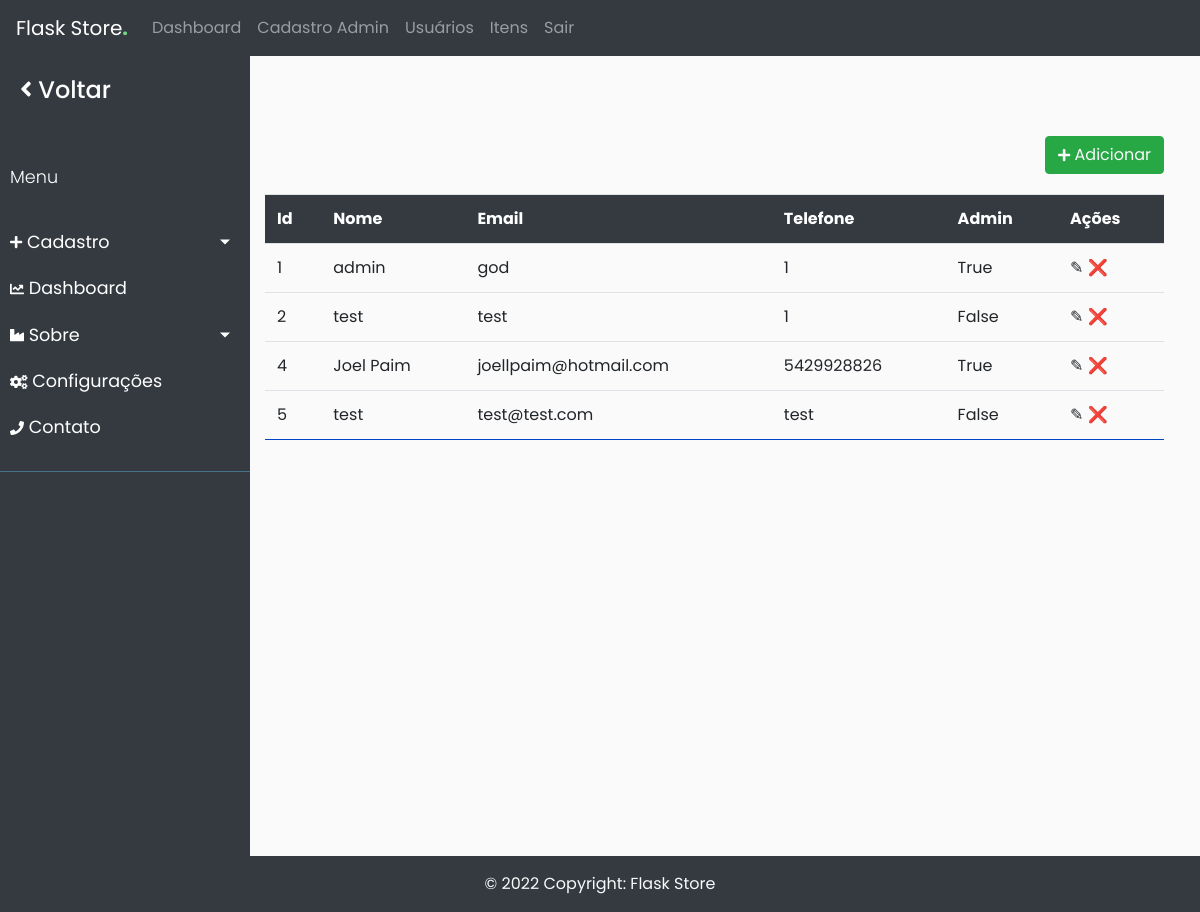
/admin/users (signed in), run on an earlier commit of the app's database.
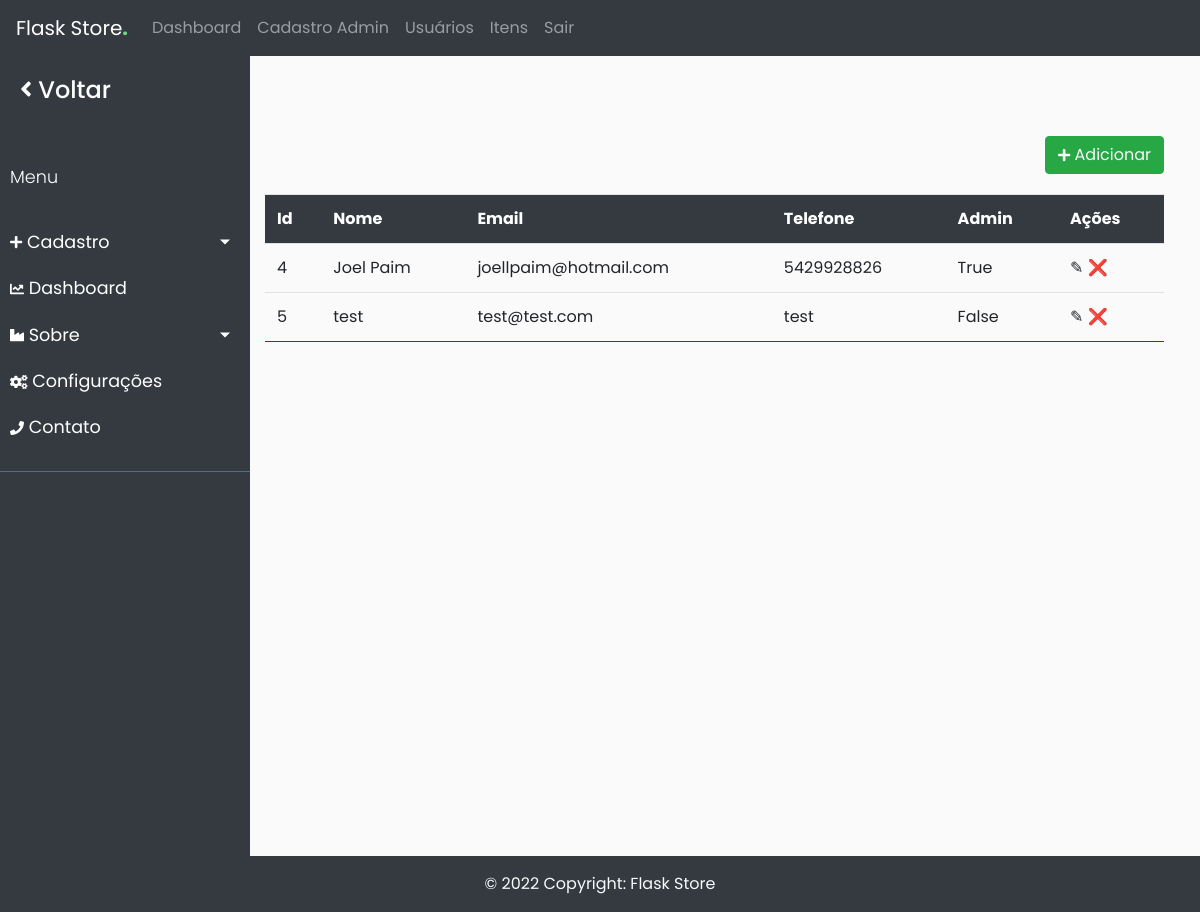
And on a later commit of the database.
### app/db_models.py (models this page shows, shortened)
class User(UserMixin, db.Model):
	__tablename__ = "users"
	id = db.Column(db.Integer, primary_key=True)
	name = db.Column(db.Text, nullable=False)
	email = db.Column(db.String(50), nullable=False)
	phone = db.Column(db.String(50), nullable=False)
	password = db.Column(db.String(250), nullable=False)
	admin = db.Column(db.Boolean, nullable=True, default=False)
	email_confirmed = db.Column(db.Boolean, nullable=True, default=False)
	cart = db.relationship('Cart', backref='buyer')
	orders = db.relationship("Order", backref='customer')

### app/funcs.py (the view)
	def wrapper(*args, **kwargs):
		if current_user.is_authenticated and current_user.admin == 1:
			return func(*args, **kwargs)
		else:
			return "You are not Authorized to access this URL."

### app/__init__.py (called while the page is built)
@app.context_processor
def inject_now():
	return {'now': datetime.utcnow()}

@login_manager.user_loader
def load_user(user_id):
	return User.query.get(user_id)

### app/admin/routes.py (called while the page is built)
@admin.route('/users')
@admin_only
def users():
    users = User.query.all()
    return render_template("admin/users.html", users=users)

### app/funcs.py (called while the page is built)
def admin_only(func):
	def wrapper(*args, **kwargs):
		if current_user.is_authenticated and current_user.admin == 1:
			return func(*args, **kwargs)
		else:
			return "You are not Authorized to access this URL."
	wrapper.__name__ = func.__name__
	return wrapper

### app/admin/templates/admin/users.html (shortened to what this page needs)
{% extends "admin/base.html" %}
{% block content %}
    {% if not users %}
		<div class="add-new btn-success btn">
			<a href="{{ url_for('admin.adminregister') }}" class="text-light">
				<i class='fa fa-plus' style='font-size:14px'>
				</i> Adicionar</a>
		</div>
		<div class="flash-error">Não há clientes cadastrados.</div>
	{% else %}
    <div class="add-new btn-success btn">
        <a href="{{ url_for('admin.adminregister') }}" class="text-light">
			<i class='fa fa-plus' style='font-size:14px'>
			</i> Adicionar</a>
    </div>
	<div class="table-responsive">
    <table class="table">
		<tbody class="table-hover">
        <tr>
            <th scope="col">Id</th>
            <th scope="col">Nome</th>
			<th scope="col">Email</th>
			<th scope="col">Telefone</th>
			<th scope="col">Admin</th>
			<th scope="col">Ações</th>
        </tr>
    {% for user in users %}
        <tr>
            <td scope="row">{{ user.id }}</td>
            <td>{{ user.name }}</td>
			<td>{{ user.email }}</td>
			<td>{{ user.phone }}</td>
			<td>{{ user.admin }}</td>
			<td>
                <a href="{{ url_for('admin.edit', type='user', id=user.id) }}">&#9998;</a>
				<a href="{{ url_for('admin.delete', type='user', id=user.id) }}">&#10060;</a>
			</td>
        </tr>
    {% endfor %}
	</tbody>
    </table>
	</div>
	{% endif %}
{% endblock %}

### app/admin/templates/admin/base.html (shortened to what this page needs)
{% import "bootstrap/wtf.html" as wtf %}
<!DOCTYPE html>
<html lang="pt_BR">
  <head>
    <link rel="stylesheet" href="https://stackpath.bootstrapcdn.com/bootstrap/4.1.0/css/bootstrap.min.css">
    <link rel="stylesheet" type="text/css" href="{{ url_for('admin.static', filename='styles.css') }}">
    <link rel="stylesheet" href="{{ url_for('admin.static', filename='sidebar.css') }}">
  </head>
  <body>
    <div>
      <nav class="navbar navbar-expand-lg navbar-dark bg-dark">
        <a class="navbar-brand" href="{{ url_for('home') }}">Flask Store<b style="color: #73d580;">.</b></a>
        <div class="collapse navbar-collapse" id="navbarNav">
          <ul class="navbar-nav">
            <li class="nav-item">
              <a class="nav-link" href="{{ url_for('admin.dashboard') }}">Dashboard</a>
            </li>
            {% if not current_user.is_authenticated %}
              <li class="nav-item">
                <a class="nav-link" href="{{ url_for('login') }}">Login</a>
              </li>
              <li class="nav-item">
                <a class="nav-link" href="{{ url_for('register') }}">Cadastro</a>
              </li>
            {% else %}
              <li class="nav-item">
                <a class="nav-link" href="{{ url_for('admin.adminregister') }}">Cadastro Admin</a>
              </li>
              <li class="nav-item">
                <a class="nav-link" href="{{ url_for('admin.users') }}">Usuários</a>
              </li>
              <li class="nav-item">
                <a class="nav-link" href="{{ url_for('admin.items') }}">Itens</a>
              </li>
              <li class="nav-item">
                <a class="nav-link" href="{{ url_for('logout') }}">Sair</a>
              </li>
            {% endif %}
          </ul>
        </div>
      </nav>
      <div class="wrapper">
        <nav id="sidebar">
          <div class="sidebar-header">
              <h4><a href="{{ url_for('home') }}"><i class='fa fa-angle-left' style='font-size:24px'></i> Voltar</a> </h4>
          </div>
          <ul class="list-unstyled components">
              <p>Menu</p>
              <li>
                  <a href="#homeSubmenu" data-toggle="collapse" aria-expanded="false" class="dropdown-toggle"><i class='fa fa-plus' style='font-size:14px'></i>  Cadastro</a>
              </li>
              <li>
                  <a href="{{ url_for('admin.dashboard') }}">
                  <i class='fa fa-chart-line' style='font-size:14px'></i> Dashboard</a>
              </li>
              <li>
                  <a href="#pageSubmenu" data-toggle="collapse" aria-expanded="false" class="dropdown-toggle">
                    <i class='fa fa-industry' style='font-size:14px'></i> Sobre</a>
              </li>
              <li>
                  <a href="{{ url_for('admin.banners') }}">
                    <i class='fa fa-cogs' style='font-size:14px'>
                  </i> Configurações</a>
              </li>
              <li>
                  <a href="#">
                    <i class='fa fa-phone' style='font-size:14px'>
                    </i> Contato</a>
              </li>
          </ul>
        </nav>
        <div id="conteudo" style="display: none">
          <div id="content">
            <div class="container-fluid">
                <div class="main">
                  {% block content %}
                  {% endblock %}
                </div>
            </div>
          </div>
        </div>
      </div>
      <footer class="bg-dark text-center text-lg-start text-light footer">
        <div class="text-center p-3">
          © {{ now.year }} Copyright:
          Flask Store
        </div>
      </footer>
    </div>
  </body>
</html>

### app/admin/static/styles.css (style rules this page uses)
.main { padding: 10vh 0; }
table { margin: 0 auto; }
table th { color: white; background-color: #343a40; padding: 15px; }
table tr { border-bottom:1px solid #0046C2; }
table td, th { padding:5px 30px; }
.add-new { margin-left:65vw; margin-bottom:20px; }

### app/admin/static/sidebar.css (style rules this page uses)
body { font-family: 'Poppins', sans-serif; background: #fafafa; }
p { font-family: 'Poppins', sans-serif; font-size: 1.1em; font-weight: 300; line-height: 1.7em; color: #999; }
a, a:hover, a:focus { color: inherit; text-decoration: none; transition: all 0.3s; }
#sidebar { background: #343A40; color: #fff; transition: all 0.3s; }
#sidebar .sidebar-header { padding: 20px; background: #343A40; }
#sidebar ul.components { padding: 20px 0; border-bottom: 1px solid #47748b; }
#sidebar ul p { color: #fff; padding: 10px; }
#sidebar ul li a { padding: 10px; font-size: 1.1em; display: block; }
.wrapper { display: flex; align-items: stretch; }
#sidebar { min-width: 250px; max-width: 250px; min-height: 100vh; }
a[data-toggle="collapse"] { position: relative; }
.dropdown-toggle::after { display: block; position: absolute; top: 50%; right: 20px; transform: translateY(-50%); }

What changed in the data, as far as the page shows it:
removed User: id "1", name "admin", email "god", phone "1", admin "True"
removed User: id "2", name "test", email "test", phone "1", admin "False"
